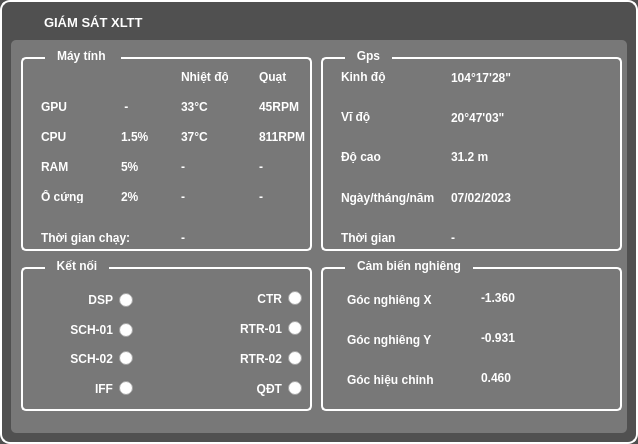
<?xml version="1.0" encoding="UTF-8"?>
<ui version="4.0">
 <class>GiamSat_XLTT_Form</class>
 <widget class="QWidget" name="GiamSat_XLTT_Form">
  <property name="geometry">
   <rect>
    <x>0</x>
    <y>0</y>
    <width>638</width>
    <height>444</height>
   </rect>
  </property>
  <property name="minimumSize">
   <size>
    <width>638</width>
    <height>444</height>
   </size>
  </property>
  <property name="maximumSize">
   <size>
    <width>638</width>
    <height>444</height>
   </size>
  </property>
  <property name="windowTitle">
   <string>Form</string>
  </property>
  <property name="styleSheet">
   <string notr="true">QWidget#GiamSat_XLTT_Form {
background-color: rgb(80, 80, 80);
border-radius: 10px;
border-width: 2;
border-style: solid;
border-color: rgb(255, 255, 255);
}
QGroupBox {
border-radius: 5px;
border-width: 2;
border-style: solid;
border-color: rgb(255, 255, 255);
}
* {
color: white;
font-weight: bold;
}</string>
  </property>
  <layout class="QVBoxLayout" name="verticalLayout">
   <item>
    <widget class="QLabel" name="label_20">
     <property name="maximumSize">
      <size>
       <width>100000</width>
       <height>23</height>
      </size>
     </property>
     <property name="font">
      <font>
       <pointsize>10</pointsize>
       <weight>75</weight>
       <bold>true</bold>
      </font>
     </property>
     <property name="styleSheet">
      <string notr="true">padding-left: 30;
color: white;</string>
     </property>
     <property name="text">
      <string notr="true">GIÁM SÁT XLTT</string>
     </property>
     <property name="textFormat">
      <enum>Qt::AutoText</enum>
     </property>
    </widget>
   </item>
   <item>
    <widget class="QFrame" name="frame">
     <property name="styleSheet">
      <string notr="true">QFrame#frame {
background-color: rgb(120, 120, 120);
border-radius: 5px;
border-width: 0;
}
QGroupBox {
margin-top: 7;
}
QGroupBox::title {
top: -8;
left: 24;
padding-left: 10px;
padding-right: 10px;
}</string>
     </property>
     <property name="frameShape">
      <enum>QFrame::StyledPanel</enum>
     </property>
     <property name="frameShadow">
      <enum>QFrame::Raised</enum>
     </property>
     <widget class="QGroupBox" name="groupBox_4">
      <property name="geometry">
       <rect>
        <x>10</x>
        <y>220</y>
        <width>291</width>
        <height>151</height>
       </rect>
      </property>
      <property name="title">
       <string>Kết nối</string>
      </property>
      <widget class="QRadioButton" name="radioButton">
       <property name="geometry">
        <rect>
         <x>1</x>
         <y>30</y>
         <width>111</width>
         <height>20</height>
        </rect>
       </property>
       <property name="layoutDirection">
        <enum>Qt::RightToLeft</enum>
       </property>
       <property name="text">
        <string>DSP</string>
       </property>
      </widget>
      <widget class="QRadioButton" name="radioButton_2">
       <property name="geometry">
        <rect>
         <x>150</x>
         <y>30</y>
         <width>131</width>
         <height>17</height>
        </rect>
       </property>
       <property name="layoutDirection">
        <enum>Qt::RightToLeft</enum>
       </property>
       <property name="text">
        <string>CTR</string>
       </property>
      </widget>
      <widget class="QRadioButton" name="radioButton_3">
       <property name="geometry">
        <rect>
         <x>-9</x>
         <y>60</y>
         <width>121</width>
         <height>20</height>
        </rect>
       </property>
       <property name="layoutDirection">
        <enum>Qt::RightToLeft</enum>
       </property>
       <property name="text">
        <string>SCH-01</string>
       </property>
      </widget>
      <widget class="QRadioButton" name="radioButton_4">
       <property name="geometry">
        <rect>
         <x>150</x>
         <y>60</y>
         <width>131</width>
         <height>17</height>
        </rect>
       </property>
       <property name="layoutDirection">
        <enum>Qt::RightToLeft</enum>
       </property>
       <property name="text">
        <string>RTR-01</string>
       </property>
      </widget>
      <widget class="QRadioButton" name="radioButton_5">
       <property name="geometry">
        <rect>
         <x>150</x>
         <y>90</y>
         <width>131</width>
         <height>17</height>
        </rect>
       </property>
       <property name="layoutDirection">
        <enum>Qt::RightToLeft</enum>
       </property>
       <property name="text">
        <string>RTR-02</string>
       </property>
      </widget>
      <widget class="QRadioButton" name="radioButton_6">
       <property name="geometry">
        <rect>
         <x>30</x>
         <y>120</y>
         <width>82</width>
         <height>17</height>
        </rect>
       </property>
       <property name="layoutDirection">
        <enum>Qt::RightToLeft</enum>
       </property>
       <property name="text">
        <string>IFF</string>
       </property>
      </widget>
      <widget class="QRadioButton" name="radioButton_7">
       <property name="geometry">
        <rect>
         <x>30</x>
         <y>90</y>
         <width>82</width>
         <height>17</height>
        </rect>
       </property>
       <property name="layoutDirection">
        <enum>Qt::RightToLeft</enum>
       </property>
       <property name="text">
        <string>SCH-02</string>
       </property>
      </widget>
      <widget class="QRadioButton" name="radioButton_8">
       <property name="geometry">
        <rect>
         <x>150</x>
         <y>120</y>
         <width>131</width>
         <height>17</height>
        </rect>
       </property>
       <property name="layoutDirection">
        <enum>Qt::RightToLeft</enum>
       </property>
       <property name="text">
        <string>QĐT</string>
       </property>
      </widget>
     </widget>
     <widget class="QGroupBox" name="groupBox_3">
      <property name="geometry">
       <rect>
        <x>310</x>
        <y>220</y>
        <width>301</width>
        <height>151</height>
       </rect>
      </property>
      <property name="title">
       <string>Cảm biến nghiêng</string>
      </property>
      <widget class="QLabel" name="label_70">
       <property name="geometry">
        <rect>
         <x>160</x>
         <y>110</y>
         <width>81</width>
         <height>16</height>
        </rect>
       </property>
       <property name="text">
        <string>0.460</string>
       </property>
      </widget>
      <widget class="QLabel" name="label_71">
       <property name="geometry">
        <rect>
         <x>160</x>
         <y>70</y>
         <width>101</width>
         <height>16</height>
        </rect>
       </property>
       <property name="text">
        <string>-0.931</string>
       </property>
      </widget>
      <widget class="QLabel" name="label_72">
       <property name="geometry">
        <rect>
         <x>26</x>
         <y>30</y>
         <width>101</width>
         <height>20</height>
        </rect>
       </property>
       <property name="text">
        <string>Góc nghiêng X</string>
       </property>
      </widget>
      <widget class="QLabel" name="label_73">
       <property name="geometry">
        <rect>
         <x>26</x>
         <y>70</y>
         <width>101</width>
         <height>20</height>
        </rect>
       </property>
       <property name="text">
        <string>Góc nghiêng Y</string>
       </property>
      </widget>
      <widget class="QLabel" name="label_74">
       <property name="geometry">
        <rect>
         <x>26</x>
         <y>110</y>
         <width>101</width>
         <height>20</height>
        </rect>
       </property>
       <property name="text">
        <string>Góc hiệu chỉnh</string>
       </property>
      </widget>
      <widget class="QLabel" name="label_75">
       <property name="geometry">
        <rect>
         <x>160</x>
         <y>30</y>
         <width>91</width>
         <height>16</height>
        </rect>
       </property>
       <property name="text">
        <string>-1.360</string>
       </property>
      </widget>
     </widget>
     <widget class="QGroupBox" name="groupBox_2">
      <property name="geometry">
       <rect>
        <x>310</x>
        <y>10</y>
        <width>301</width>
        <height>201</height>
       </rect>
      </property>
      <property name="title">
       <string>Gps</string>
      </property>
      <widget class="QLabel" name="label_60">
       <property name="geometry">
        <rect>
         <x>130</x>
         <y>20</y>
         <width>111</width>
         <height>16</height>
        </rect>
       </property>
       <property name="text">
        <string>104°17'28&quot;</string>
       </property>
      </widget>
      <widget class="QLabel" name="label_61">
       <property name="geometry">
        <rect>
         <x>20</x>
         <y>100</y>
         <width>47</width>
         <height>13</height>
        </rect>
       </property>
       <property name="text">
        <string>Độ cao</string>
       </property>
      </widget>
      <widget class="QLabel" name="label_62">
       <property name="geometry">
        <rect>
         <x>130</x>
         <y>100</y>
         <width>47</width>
         <height>13</height>
        </rect>
       </property>
       <property name="text">
        <string>31.2 m</string>
       </property>
      </widget>
      <widget class="QLabel" name="label_63">
       <property name="geometry">
        <rect>
         <x>130</x>
         <y>180</y>
         <width>101</width>
         <height>16</height>
        </rect>
       </property>
       <property name="text">
        <string>-</string>
       </property>
      </widget>
      <widget class="QLabel" name="label_64">
       <property name="geometry">
        <rect>
         <x>130</x>
         <y>60</y>
         <width>101</width>
         <height>16</height>
        </rect>
       </property>
       <property name="text">
        <string>20°47'03&quot;</string>
       </property>
      </widget>
      <widget class="QLabel" name="label_65">
       <property name="geometry">
        <rect>
         <x>20</x>
         <y>20</y>
         <width>47</width>
         <height>13</height>
        </rect>
       </property>
       <property name="text">
        <string>Kinh độ</string>
       </property>
      </widget>
      <widget class="QLabel" name="label_66">
       <property name="geometry">
        <rect>
         <x>130</x>
         <y>140</y>
         <width>111</width>
         <height>16</height>
        </rect>
       </property>
       <property name="text">
        <string>07/02/2023</string>
       </property>
      </widget>
      <widget class="QLabel" name="label_67">
       <property name="geometry">
        <rect>
         <x>20</x>
         <y>60</y>
         <width>47</width>
         <height>13</height>
        </rect>
       </property>
       <property name="text">
        <string>Vĩ độ</string>
       </property>
      </widget>
      <widget class="QLabel" name="label_68">
       <property name="geometry">
        <rect>
         <x>20</x>
         <y>140</y>
         <width>101</width>
         <height>16</height>
        </rect>
       </property>
       <property name="text">
        <string>Ngày/tháng/năm</string>
       </property>
      </widget>
      <widget class="QLabel" name="label_69">
       <property name="geometry">
        <rect>
         <x>20</x>
         <y>180</y>
         <width>71</width>
         <height>16</height>
        </rect>
       </property>
       <property name="text">
        <string>Thời gian</string>
       </property>
      </widget>
     </widget>
     <widget class="QGroupBox" name="groupBox">
      <property name="geometry">
       <rect>
        <x>10</x>
        <y>10</y>
        <width>291</width>
        <height>201</height>
       </rect>
      </property>
      <property name="title">
       <string>Máy tính </string>
      </property>
      <widget class="QLabel" name="label_2">
       <property name="geometry">
        <rect>
         <x>160</x>
         <y>20</y>
         <width>47</width>
         <height>13</height>
        </rect>
       </property>
       <property name="text">
        <string>Nhiệt độ</string>
       </property>
      </widget>
      <widget class="QLabel" name="label_3">
       <property name="geometry">
        <rect>
         <x>238</x>
         <y>20</y>
         <width>47</width>
         <height>13</height>
        </rect>
       </property>
       <property name="text">
        <string>Quạt</string>
       </property>
      </widget>
      <widget class="QLabel" name="label_4">
       <property name="geometry">
        <rect>
         <x>100</x>
         <y>50</y>
         <width>47</width>
         <height>13</height>
        </rect>
       </property>
       <property name="text">
        <string> -</string>
       </property>
      </widget>
      <widget class="QLabel" name="label_5">
       <property name="geometry">
        <rect>
         <x>20</x>
         <y>50</y>
         <width>47</width>
         <height>13</height>
        </rect>
       </property>
       <property name="text">
        <string>GPU</string>
       </property>
      </widget>
      <widget class="QLabel" name="label_6">
       <property name="geometry">
        <rect>
         <x>238</x>
         <y>50</y>
         <width>47</width>
         <height>13</height>
        </rect>
       </property>
       <property name="text">
        <string>45RPM</string>
       </property>
      </widget>
      <widget class="QLabel" name="label_7">
       <property name="geometry">
        <rect>
         <x>160</x>
         <y>50</y>
         <width>47</width>
         <height>13</height>
        </rect>
       </property>
       <property name="text">
        <string>33°C</string>
       </property>
      </widget>
      <widget class="QLabel" name="label_8">
       <property name="geometry">
        <rect>
         <x>20</x>
         <y>80</y>
         <width>47</width>
         <height>13</height>
        </rect>
       </property>
       <property name="text">
        <string>CPU</string>
       </property>
      </widget>
      <widget class="QLabel" name="label_9">
       <property name="geometry">
        <rect>
         <x>160</x>
         <y>80</y>
         <width>47</width>
         <height>13</height>
        </rect>
       </property>
       <property name="text">
        <string>37°C</string>
       </property>
      </widget>
      <widget class="QLabel" name="label_10">
       <property name="geometry">
        <rect>
         <x>100</x>
         <y>80</y>
         <width>47</width>
         <height>13</height>
        </rect>
       </property>
       <property name="text">
        <string>1.5%</string>
       </property>
      </widget>
      <widget class="QLabel" name="label_11">
       <property name="geometry">
        <rect>
         <x>238</x>
         <y>80</y>
         <width>47</width>
         <height>13</height>
        </rect>
       </property>
       <property name="text">
        <string>811RPM</string>
       </property>
      </widget>
      <widget class="QLabel" name="label_12">
       <property name="geometry">
        <rect>
         <x>238</x>
         <y>140</y>
         <width>47</width>
         <height>13</height>
        </rect>
       </property>
       <property name="text">
        <string>-</string>
       </property>
      </widget>
      <widget class="QLabel" name="label_13">
       <property name="geometry">
        <rect>
         <x>160</x>
         <y>110</y>
         <width>47</width>
         <height>13</height>
        </rect>
       </property>
       <property name="text">
        <string>-</string>
       </property>
      </widget>
      <widget class="QLabel" name="label_14">
       <property name="geometry">
        <rect>
         <x>160</x>
         <y>140</y>
         <width>47</width>
         <height>13</height>
        </rect>
       </property>
       <property name="text">
        <string>-</string>
       </property>
      </widget>
      <widget class="QLabel" name="label_15">
       <property name="geometry">
        <rect>
         <x>100</x>
         <y>110</y>
         <width>47</width>
         <height>13</height>
        </rect>
       </property>
       <property name="text">
        <string>5%</string>
       </property>
      </widget>
      <widget class="QLabel" name="label_16">
       <property name="geometry">
        <rect>
         <x>100</x>
         <y>140</y>
         <width>47</width>
         <height>13</height>
        </rect>
       </property>
       <property name="text">
        <string>2%</string>
       </property>
      </widget>
      <widget class="QLabel" name="label_17">
       <property name="geometry">
        <rect>
         <x>20</x>
         <y>110</y>
         <width>47</width>
         <height>13</height>
        </rect>
       </property>
       <property name="text">
        <string>RAM</string>
       </property>
      </widget>
      <widget class="QLabel" name="label_18">
       <property name="geometry">
        <rect>
         <x>20</x>
         <y>140</y>
         <width>47</width>
         <height>13</height>
        </rect>
       </property>
       <property name="text">
        <string>Ổ cứng</string>
       </property>
      </widget>
      <widget class="QLabel" name="label_19">
       <property name="geometry">
        <rect>
         <x>238</x>
         <y>110</y>
         <width>47</width>
         <height>13</height>
        </rect>
       </property>
       <property name="text">
        <string>-</string>
       </property>
      </widget>
      <widget class="QLabel" name="label_38">
       <property name="geometry">
        <rect>
         <x>160</x>
         <y>180</y>
         <width>111</width>
         <height>16</height>
        </rect>
       </property>
       <property name="text">
        <string>-</string>
       </property>
      </widget>
      <widget class="QLabel" name="label_39">
       <property name="geometry">
        <rect>
         <x>20</x>
         <y>180</y>
         <width>111</width>
         <height>16</height>
        </rect>
       </property>
       <property name="text">
        <string>Thời gian chạy:</string>
       </property>
      </widget>
     </widget>
    </widget>
   </item>
  </layout>
 </widget>
 <resources/>
 <connections/>
</ui>
